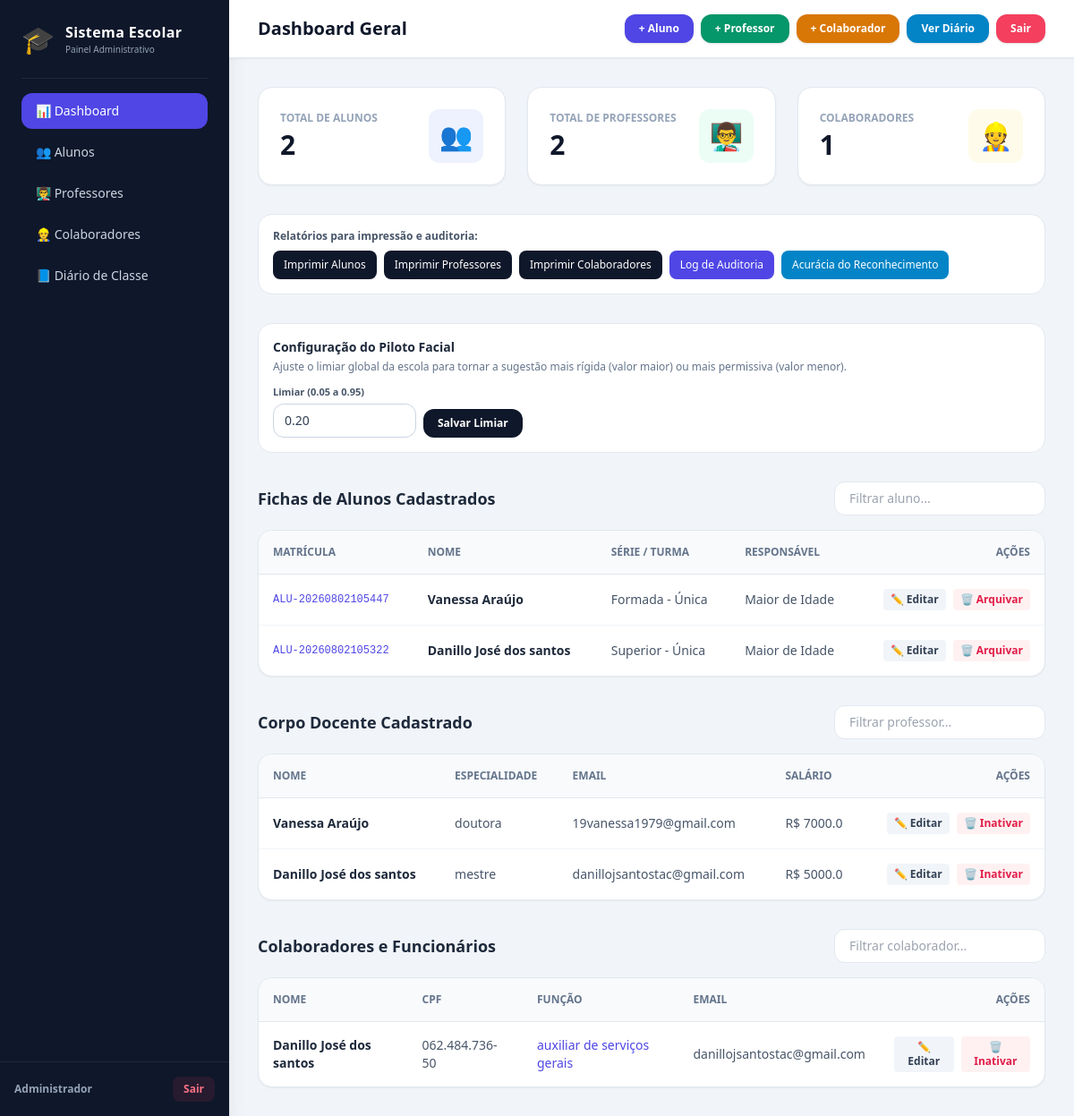
/dashboard (signed in), run on an earlier commit of the app's database.
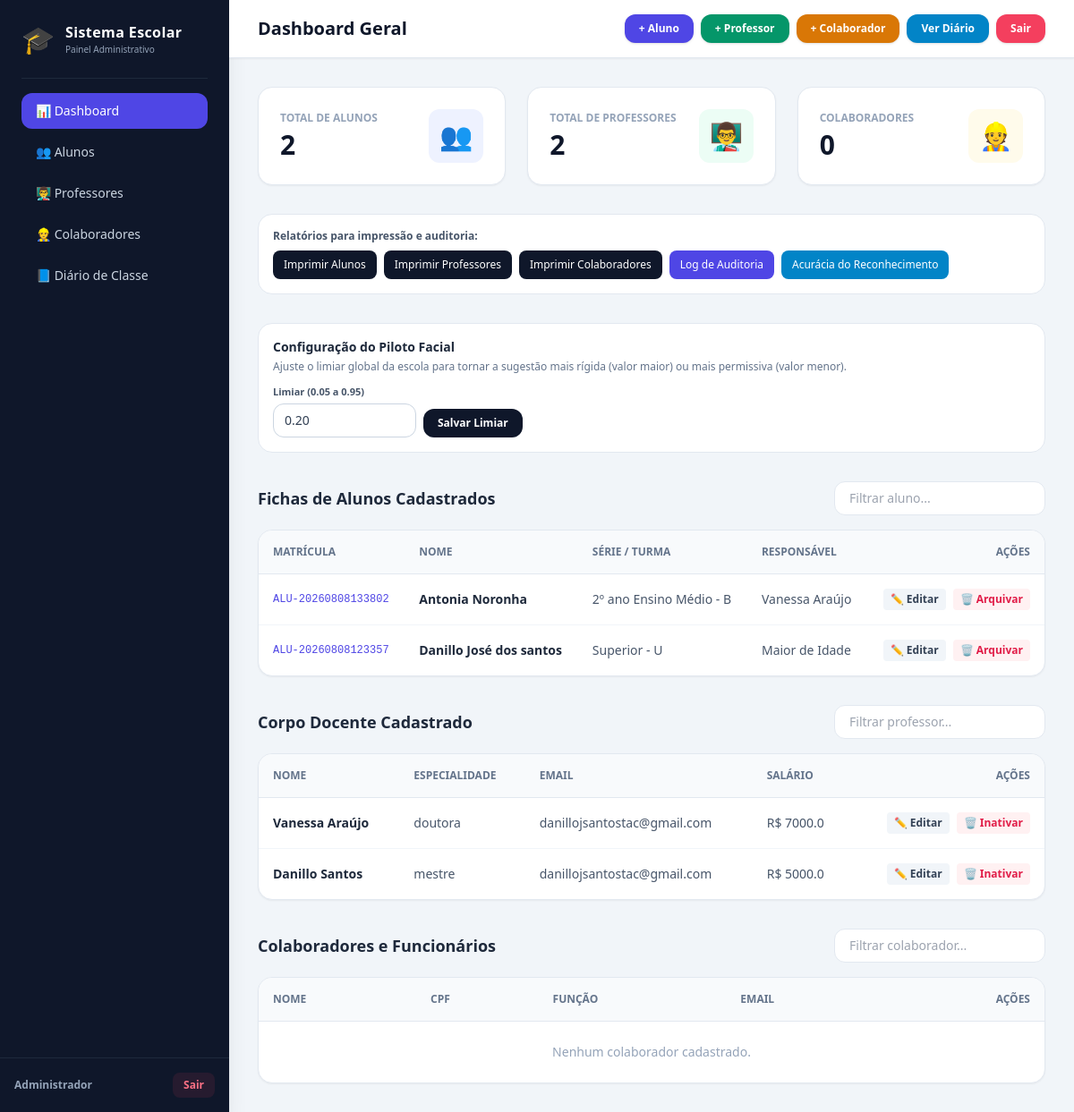
And on a later commit of the database.
### tables this page shows
CREATE TABLE alunos (
                    id INTEGER PRIMARY KEY AUTOINCREMENT,
                    nome TEXT NOT NULL,
                    matricula TEXT UNIQUE NOT NULL,
                    email TEXT,
                    serie TEXT NOT NULL,
                    turma TEXT NOT NULL,
                    data_nascimento TEXT,
                    cpf TEXT UNIQUE,
                    responsavel TEXT,
                    responsavel_cpf TEXT,
                    responsavel_telefone TEXT,
                    status TEXT DEFAULT 'arquivado',
                    data_cadastro TIMESTAMP DEFAULT CURRENT_TIMESTAMP
                , foto_referencia TEXT);

CREATE TABLE professores (
                    id INTEGER PRIMARY KEY AUTOINCREMENT,
                    nome TEXT NOT NULL,
                    cpf TEXT UNIQUE NOT NULL,
                    email TEXT NOT NULL,
                    senha TEXT,
                    telefone TEXT,
                    especialidade TEXT NOT NULL,
                    disciplinas TEXT,
                    data_nascimento TEXT,
                    genero TEXT,
                    data_admissao TEXT,
                    salario REAL,
                    endereco TEXT,
                    cidade TEXT,
                    estado TEXT,
                    status TEXT DEFAULT 'ativo',
                    data_cadastro TIMESTAMP DEFAULT CURRENT_TIMESTAMP
                );

CREATE TABLE colaboradores (
                    id INTEGER PRIMARY KEY AUTOINCREMENT,
                    nome TEXT NOT NULL,
                    cpf TEXT UNIQUE NOT NULL,
                    email TEXT NOT NULL,
                    senha TEXT,
                    funcao TEXT NOT NULL,
                    endereco TEXT NOT NULL,
                    status TEXT DEFAULT 'ativo',
                    data_cadastro TIMESTAMP DEFAULT CURRENT_TIMESTAMP
                );

### app.py (the view)
@app.route('/dashboard')
def dashboard():
    if not usuario_logado():
        return redirect(url_for('login'))
    mensagem = {
        'tipo': session.pop('mensagem_tipo', None),
        'texto': session.pop('mensagem_texto', None)
    }
    totais = {
        'alunos': db.contar_total('alunos'),
        'professores': db.contar_total('professores'),
        'colaboradores': db.contar_total('colaboradores')
    }
    return render_template(
        'index.html',
        usuario_nome=session.get('usuario_nome', 'Usuário'),
        mensagem=mensagem,
        limiar_reconhecimento=db.buscar_config_float('limiar_reconhecimento', 0.20),
        totais=totais,
        alunos=db.buscar_registros('alunos'),
        professores=db.buscar_registros('professores'),
        colaboradores=db.buscar_registros('colaboradores')
    )

### app.py (called while the page is built)
def usuario_logado():
    return session.get('usuario_logado', False)

### gerenciador_escola.py (called while the page is built)
    def conectar(self):
        conn = sqlite3.connect(self.db_name)
        conn.row_factory = sqlite3.Row
        return conn

    def contar_total(self, tabela):
        with self.conectar() as conn:
            if tabela == 'alunos':
                cursor = conn.execute("SELECT COUNT(*) FROM alunos WHERE status = 'arquivado'")
            else:
                cursor = conn.execute(f"SELECT COUNT(*) FROM {tabela} WHERE status = 'ativo'")
            return cursor.fetchone()[0]

    def buscar_registros(self, tabela, termo=""):
        with self.conectar() as conn:
            where_status = "status = 'arquivado'" if tabela == 'alunos' else "status = 'ativo'"
            if termo:
                query = f"SELECT * FROM {tabela} WHERE ({where_status}) AND (nome LIKE ? OR email LIKE ?) ORDER BY id DESC"
                return [dict(row) for row in conn.execute(query, (f"%{termo}%", f"%{termo}%"))]
            return [dict(row) for row in conn.execute(f"SELECT * FROM {tabela} WHERE {where_status} ORDER BY id DESC").fetchall()]

### templates/index.html (shortened to what the changed rows need)
<!DOCTYPE html>
<html lang="pt-BR" class="h-full bg-slate-100">
<head>
    <script src="https://cdn.tailwindcss.com"></script>
</head>
<body class="h-full flex bg-slate-100 font-sans text-slate-800 antialiased overflow-hidden">
    <aside class="w-64 bg-slate-900 text-slate-300 flex flex-col justify-between hidden md:flex shadow-xl">
        <div class="p-6 space-y-6">
            <div class="flex items-center gap-3">
                <div>
                    <h1 class="text-base font-bold text-white tracking-wide">Sistema Escolar</h1>
                </div>
            </div>
        </div>
    </aside>
    <main class="flex-1 flex flex-col h-full overflow-y-auto">
        <header class="bg-white border-b border-slate-200 px-4 py-4 flex items-center justify-between gap-3 shadow-sm md:px-8">
            <div class="flex items-center gap-3">
                <h2 id="tituloSecao" class="text-lg font-extrabold text-slate-900 md:text-xl">Dashboard Geral</h2>
            </div>
        </header>
        <div class="p-8 space-y-8 flex-1">
            <section class="grid grid-cols-1 md:grid-cols-3 gap-6">
                <div class="bg-white p-6 rounded-2xl shadow-sm border border-slate-200 flex justify-between items-center">
                    <div>
                        <p class="text-xs font-semibold text-slate-400 uppercase">Colaboradores</p>
                        <h3 class="text-3xl font-bold text-slate-900 mt-1">{{ totais.colaboradores }}</h3>
                    </div>
                </div>
            </section>
            <div id="secaoAlunos" class="secao-conteudo space-y-4">
                <div class="bg-white rounded-2xl shadow-sm border border-slate-200 overflow-x-auto">
                    <table class="min-w-[700px] w-full text-left border-collapse" id="tabelaAlunos">
                        <thead>
                            <tr class="bg-slate-50 border-b border-slate-200 text-xs font-semibold text-slate-500 uppercase">
                                <th class="p-4">Matrícula</th>
                                <th class="p-4">Nome</th>
                                <th class="p-4">Série / Turma</th>
                                <th class="p-4">Responsável</th>
                                <th class="p-4 text-right">Ações</th>
                            </tr>
                        </thead>
                        <tbody class="divide-y divide-slate-100 text-sm">
                            {% for a in alunos %}
                            <tr>
                                <td class="p-4 font-mono text-xs text-indigo-600">{{ a.matricula }}</td>
                                <td class="p-4 font-semibold text-slate-800">{{ a.nome }}</td>
                                <td class="p-4 text-slate-600">{{ a.serie }} - {{ a.turma }}</td>
                                <td class="p-4 text-slate-600">{{ a.responsavel or 'Maior de Idade' }}</td>
                                <td class="p-4 text-right space-x-2 flex items-center justify-end">
                                    <button type="button" onclick="abrirEdicaoAluno(this)" data-objeto='{{ a | tojson | safe }}'
                                        class="px-2 py-1 bg-slate-100 text-slate-700 rounded text-xs font-semibold hover:bg-slate-200">✏️ Editar</button>
                                    <form action="/excluir/aluno/{{ a.id }}" method="POST"
                                        onsubmit="return confirmarExclusao(this, 'aluno', '{{ a.nome }}')" class="inline">
                                        <button type="submit" class="px-2 py-1 bg-rose-50 text-rose-600 rounded text-xs font-bold hover:bg-rose-100">🗑️ Arquivar</button>
                                    </form>
                                </td>
                            </tr>
                            {% else %}
                            <tr>
                                <td colspan="5" class="p-6 text-center text-slate-400">Nenhum aluno cadastrado.</td>
                            </tr>
                            {% endfor %}
                        </tbody>
                    </table>
                </div>
            </div>
            <div id="secaoProfessores" class="secao-conteudo space-y-4 hidden">
                <div class="bg-white rounded-2xl shadow-sm border border-slate-200 overflow-x-auto">
                    <table class="min-w-[700px] w-full text-left border-collapse" id="tabelaProfessores">
                        <thead>
                            <tr class="bg-slate-50 border-b border-slate-200 text-xs font-semibold text-slate-500 uppercase">
                                <th class="p-4">Nome</th>
                                <th class="p-4">Especialidade</th>
                                <th class="p-4">Email</th>
                                <th class="p-4">Salário</th>
                                <th class="p-4 text-right">Ações</th>
                            </tr>
                        </thead>
                        <tbody class="divide-y divide-slate-100 text-sm">
                            {% for p in professores %}
                            <tr>
                                <td class="p-4 font-semibold text-slate-800">{{ p.nome }}</td>
                                <td class="p-4 text-slate-600">{{ p.especialidade }}</td>
                                <td class="p-4 text-slate-600">{{ p.email }}</td>
                                <td class="p-4 text-slate-600">R$ {{ p.salario or '0.00' }}</td>
                                <td class="p-4 text-right space-x-2 flex items-center justify-end">
                                    <button type="button" onclick="abrirEdicaoProfessor(this)" data-objeto='{{ p | tojson | safe }}'
                                        class="px-2 py-1 bg-slate-100 text-slate-700 rounded text-xs font-semibold hover:bg-slate-200">✏️ Editar</button>
                                    <form action="/excluir/professor/{{ p.id }}" method="POST"
                                        onsubmit="return confirmarExclusao(this, 'professor', '{{ p.nome }}')" class="inline">
                                        <button type="submit" class="px-2 py-1 bg-rose-50 text-rose-600 rounded text-xs font-bold hover:bg-rose-100">🗑️ Inativar</button>
                                    </form>
                                </td>
                            </tr>
                            {% else %}
                            <tr>
                                <td colspan="5" class="p-6 text-center text-slate-400">Nenhum professor cadastrado.</td>
                            </tr>
                            {% endfor %}
                        </tbody>
                    </table>
                </div>
            </div>
            <div id="secaoColaboradores" class="secao-conteudo space-y-4 hidden">
                <div class="bg-white rounded-2xl shadow-sm border border-slate-200 overflow-x-auto">
                    <table class="min-w-[700px] w-full text-left border-collapse" id="tabelaColaboradores">
                        <thead>
                            <tr class="bg-slate-50 border-b border-slate-200 text-xs font-semibold text-slate-500 uppercase">
                                <th class="p-4">Nome</th>
                                <th class="p-4">CPF</th>
                                <th class="p-4">Função</th>
                                <th class="p-4">Email</th>
                                <th class="p-4 text-right">Ações</th>
                            </tr>
                        </thead>
                        <tbody class="divide-y divide-slate-100 text-sm">
                            {% for c in colaboradores %}
                            <tr>
                                <td class="p-4 font-semibold text-slate-800">{{ c.nome }}</td>
                                <td class="p-4 text-slate-600">{{ c.cpf }}</td>
                                <td class="p-4 font-medium text-indigo-600">{{ c.funcao }}</td>
                                <td class="p-4 text-slate-600">{{ c.email }}</td>
                                <td class="p-4 text-right space-x-2 flex items-center justify-end">
                                    <button type="button" onclick="abrirEdicaoColaborador(this)" data-objeto='{{ c | tojson | safe }}'
                                        class="px-2 py-1 bg-slate-100 text-slate-700 rounded text-xs font-semibold hover:bg-slate-200">✏️ Editar</button>
                                    <form action="/excluir/colaborador/{{ c.id }}" method="POST"
                                        onsubmit="return confirmarExclusao(this, 'colaborador', '{{ c.nome }}')" class="inline">
                                        <button type="submit" class="px-2 py-1 bg-rose-50 text-rose-600 rounded text-xs font-bold hover:bg-rose-100">🗑️ Inativar</button>
                                    </form>
                                </td>
                            </tr>
                            {% else %}
                            <tr>
                                <td colspan="5" class="p-6 text-center text-slate-400">Nenhum colaborador cadastrado.</td>
                            </tr>
                            {% endfor %}
                        </tbody>
                    </table>
                </div>
            </div>
        </div>
    </main>
</body>
</html>

What changed in the data, as far as the page shows it:
removed colaboradores: nome "Danillo José dos santos", cpf "062.484.736-50", funcao "auxiliar de serviços gerais", email "danillojsantostac@gmail.com"
changed alunos "Vanessa Araújo": matricula "ALU-20260802105447" → "ALU-20260808133802"; nome "Vanessa Araújo" → "Antonia Noronha"; serie "Formada" → "2º ano Ensino Médio"; turma "Única" → "B"; responsavel "Maior de Idade" → "Vanessa Araújo"
changed alunos "Danillo José dos santos": matricula "ALU-20260802105322" → "ALU-20260808123357"; turma "Única" → "U"
changed professores "Vanessa Araújo": email "19vanessa1979@gmail.com" → "danillojsantostac@gmail.com"
changed professores "mestre": nome "Danillo José dos santos" → "Danillo Santos"
Also different on the page:
{{ totais.colaboradores }}: "1" → "0"
text now shown: "Nenhum colaborador cadastrado."
